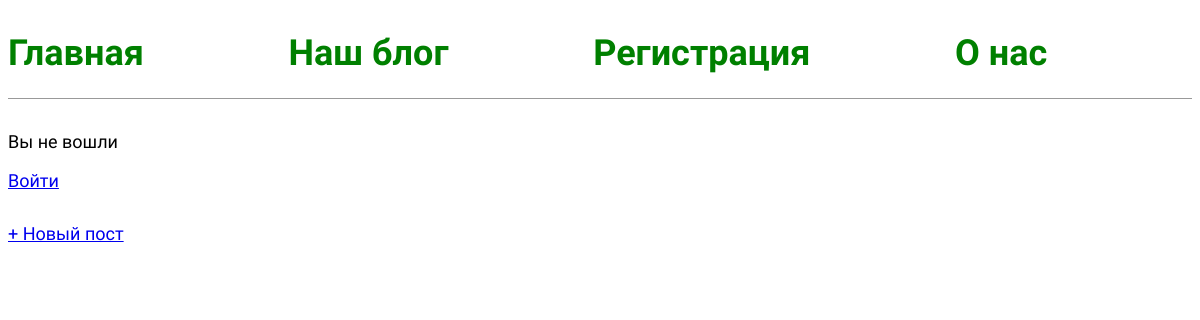
/blog/, run on an earlier commit of the app's database.
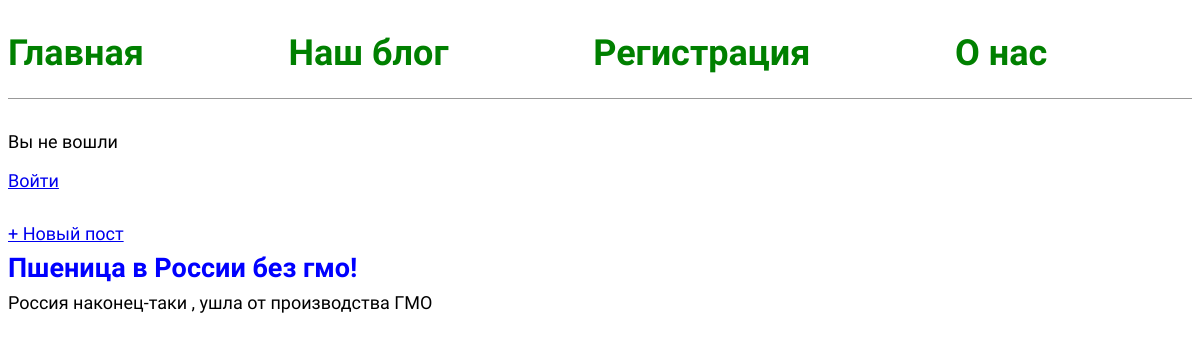
And on a later commit of the database.
### blog/models.py (models this page shows, shortened)
class Post(models.Model):
    title = models.CharField(max_length=200)
    author = models.ForeignKey('auth.User', on_delete=models.CASCADE)
    body = models.TextField()

### blog/views.py (the view)
# urls.py: path('blog/', BlogListView.as_view(), name='blog'),
class BlogListView(ListView):
    model = Post
    template_name = 'blog/post_link.html'

### blog/templates/blog/post_link.html
{% extends 'accounts/base.html' %}
{% block content %}
 <div class="nav-right">
     <a href="{% url 'post_new' %}">+ Новый пост</a>
 </div>
  {% for post in object_list %}
  <div class="post-entry">
    <h2><a href="{% url 'post_detail' post.pk %}">{{ post.title }}</a></h2>
    <p>{{ post.body }}</p>
  </div>{% endfor %}
{% endblock content %}

### accounts/templates/accounts/base.html (shortened to what this page needs)
{% load static %}
<html>
<head>
  <link href="{% static 'accounts/style.css' %}" rel="stylesheet"></head>
  <body>
    <div>
      <header>
        <div class="nav-left">
          <h1><a href="{% url 'home' %}">Главная</a></h1>
        </div>
        <div class="nav-left">
          <h1><a href="{% url 'blog' %}">Наш блог</a></h1>
        </div>
        <div class="nav-left">
          <h1><a href="{% url 'signup' %}">Регистрация</a></h1>
        </div>
        <div class="nav-left">
          <h1><a href="{% url 'about' %}">О нас</a></h1>
        </div>
       </header>
        {% if user.is_authenticated %}
          <p>Здравствуйте {{ user.username }}</p>
          <p><a href="{% url 'logout' %}">Выйти</a></p>
        {% else %}
          <p>Вы не вошли</p>
          <a href="{% url 'login' %}">Войти</a>
        {% endif %}
       {% block content %}
       {% endblock content %}
     </div>
  </body>
</html>

### accounts/static/accounts/style.css (style rules this page uses)
body { font-family: 'Source Sans Pro', sans-serif; font-size: 18px; }
header { border-bottom: 1px solid #999; margin-bottom: 2rem; display: flex; }
header h1 a { color:green; text-decoration: none; }
.nav-left { margin-right: auto; }
.nav-right { display: flex; padding-top: 2rem; }
.post-entry { margin-bottom: 2rem; }
.post-entry h2 { margin: 0.5rem 0; }
.post-entry h2 a, .post-entry h2 a:visited { color: blue; text-decoration: none; }
.post-entry p { margin: 0; font-weight: 400; }

What changed in the data, as far as the page shows it:
added Post: title "Пшеница в России без гмо!", body "Россия наконец-таки , ушла от производства ГМО"
